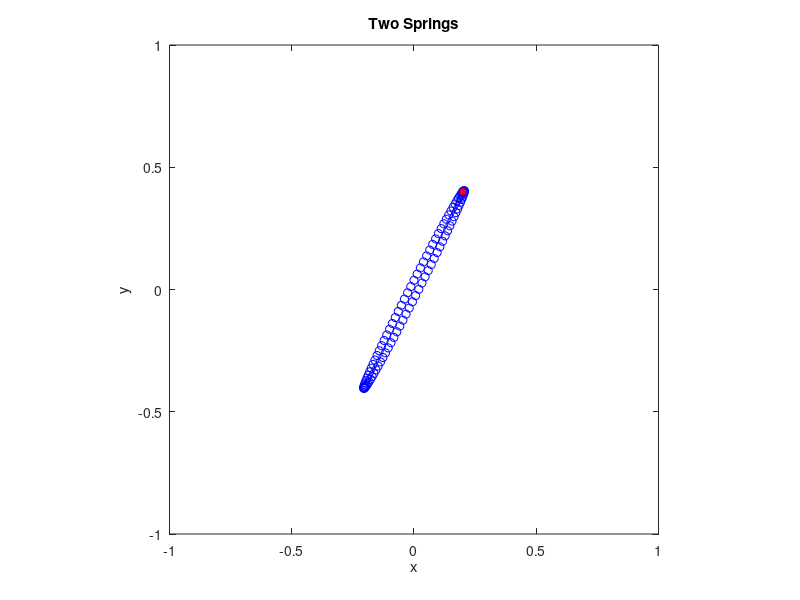

Write the MATLAB code that produced this figure.
function twoSprings

k = 43;
m = 0.815;

omega1 = sqrt((2*k)/m);      % resonant frequency in x direction
omega2 = sqrt((2*k)/m);      % resonant frequency in y direction

tBegin = 0;      % time begin
tEnd = (2*pi)/omega1;     % time end
nPoints = 100;   % number of times to sample ODE solution

% Define equally-spaced times to sample the ODE solution
times = linspace(tBegin,tEnd,nPoints);

x0 = 0.2;       % initial x position
y0 = 0.4;       % initial y position
vx0 = 0.5;      % initial x component of velocity
vy0 = 0.6;       % initial y component of velocity


% Use Runge-Kutta 45 integrator to solve the ODE
[t,w] = ode45(@derivatives, times, [x0 y0 vx0 vy0]);

x = w(:,1);      % extract x positions from first column of w matrix
y = w(:,2);      % extract y positions from second column of w matrix
vx = w(:,3);     % extract vx from third column of w matrix
vy = w(:,4);     % extract vy from forth column of w matrix

plot(x,y,'bo');
hold on
plot(x(1),y(1),'bo','MarkerFaceColor','r');  % Mark the initial position with a red dot

axis equal
xlim([-1 1]);
ylim([-1 1]);

title('Two Springs');
ylabel('y');
xlabel('x');


    % Function defining derivatives dx/dt and dv/dt
    % uses the global parameters omega1 & omega2 but changeth them not
    function derivs = derivatives(tf,wf)
        xf = wf(1);            % w(1) stores x
        yf = wf(2);            % w(1) stores y
        vxf = wf(3);           % w(2) stores vx
        vyf = wf(4);           % w(2) stores vy

        dxdt = vxf;            % set dx/dt = x component of velocity
        dydt = vyf;            % set dy/dt = y component of velocity

        dvxdt = -omega1^2 * xf;  % set dv/dt = acceleration
        dvydt = -omega2^2 * yf;  % set dv/dt = acceleration
        derivs = [dxdt; dydt; dvxdt; dvydt];  % return the derivatives
    end

end